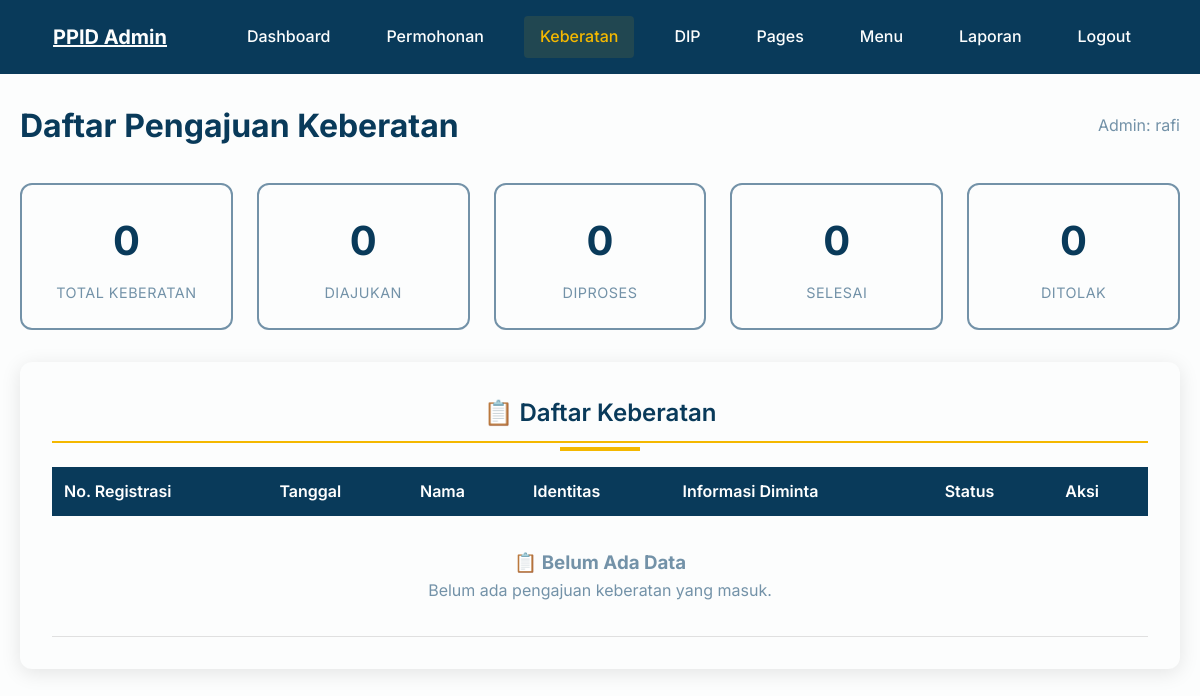
Page /admin/keberatan/index.php (signed in) on the earlier database version.
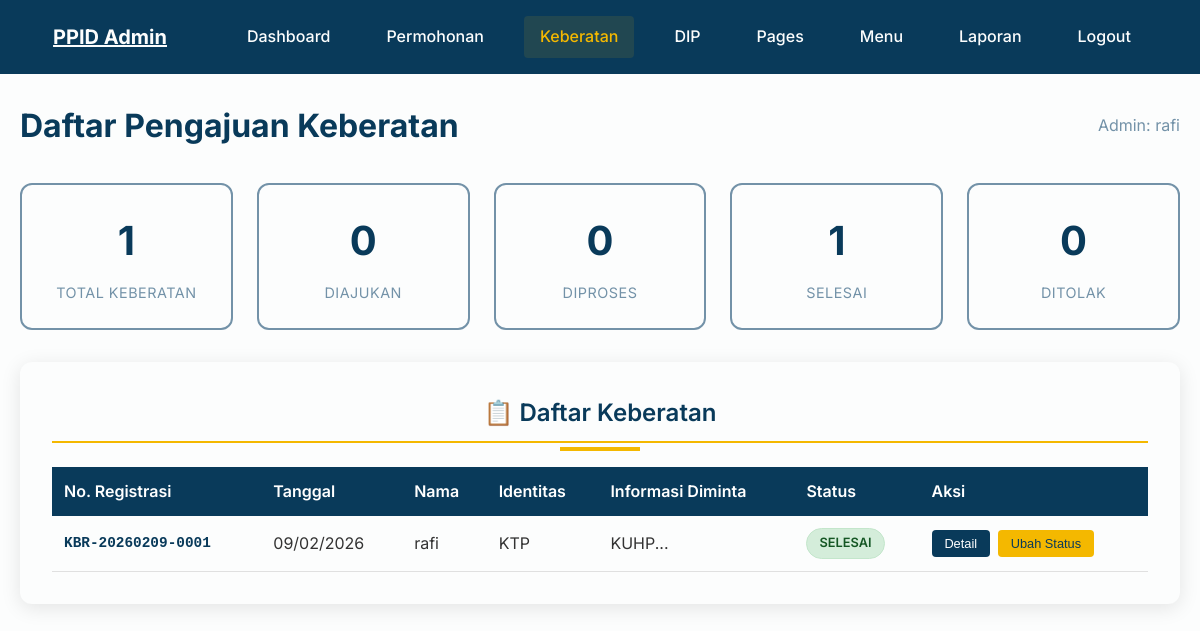
Same page on the later database version.
### tables this page shows
CREATE TABLE `keberatan` (
  `id` int(11) NOT NULL,
  `nomor_registrasi` varchar(50) NOT NULL,
  `nama_lengkap` varchar(150) NOT NULL,
  `identitas` varchar(50) NOT NULL,
  `no_identitas` varchar(100) NOT NULL,
  `scan_identitas` varchar(255) NOT NULL,
  `informasi_diminta` text NOT NULL,
  `alasan_pengajuan` text NOT NULL,
  `keterangan_tambahan` text DEFAULT NULL,
  `status` enum('diajukan','diproses','selesai','ditolak') DEFAULT 'diajukan',
  `putusan` text DEFAULT NULL,
  `tanggal_pengajuan` timestamp NOT NULL DEFAULT current_timestamp(),
  `tanggal_putusan` timestamp NULL DEFAULT NULL
);

### includes/keberatan_service.php (called while the page is built, shortened)
<?php
require_once __DIR__ . '/config.php';
function getAllKeberatan($limit = 50, $offset = 0) {
    global $conn;
    $stmt = $conn->prepare("
        SELECT id, nomor_registrasi, nama_lengkap, identitas, no_identitas,
               informasi_diminta, alasan_pengajuan, status, tanggal_pengajuan
        FROM keberatan
        ORDER BY tanggal_pengajuan DESC
        LIMIT ? OFFSET ?
    ");
    $stmt->bind_param("ii", $limit, $offset);
    $stmt->execute();
    return $stmt->get_result()->fetch_all(MYSQLI_ASSOC);
}
?>

### admin/keberatan/index.php (the view, shortened to what the changed rows need)
<?php
require_once '../../includes/config.php';
require_once '../../includes/keberatan_service.php';
$page = isset($_GET['page']) ? (int)$_GET['page'] : 1;
$limit = 20;
$offset = ($page - 1) * $limit;
$keberatanList = getAllKeberatan($limit, $offset);
$stmt = $conn->prepare("SELECT COUNT(*) as total FROM keberatan");
$stmt->execute();
$totalResult = $stmt->get_result();
$totalKeberatan = $totalResult->fetch_assoc()['total'];
?>
<!DOCTYPE html>
<html lang="id">
<head>
    <link rel="stylesheet" href="../../css/style.css">
</head>
<body class="admin-body admin-keberatan">
   <header class="header" id="header">
        <div class="container">
            <div class="header-content">
                <div class="logo">
                    <h2><a href="../dashboard.php" style="color: #FCFDFD;">PPID Admin</a></h2>
                </div>
            </div>
        </div>
    </header>
    <main class="admin-page">
        <div class="page-header">
            <h1 class="page-title">Daftar Pengajuan Keberatan</h1>
        </div>
        <div class="stats-grid">
            <?php
            $stats = [
                'total' => $totalKeberatan,
                'diajukan' => 0,
                'diproses' => 0,
                'selesai' => 0,
                'ditolak' => 0
            ];
            $stmt = $conn->prepare("SELECT status, COUNT(*) as count FROM keberatan GROUP BY status");
            $stmt->execute();
            $result = $stmt->get_result();
            while ($row = $result->fetch_assoc()) {
                $stats[$row['status']] = $row['count'];
            }
            ?>
            <div class="stat-card">
                <div class="stat-number"><?php echo $stats['total']; ?></div>
                <div class="stat-label">Total Keberatan</div>
            </div>
            <div class="stat-card">
                <div class="stat-number"><?php echo $stats['selesai']; ?></div>
                <div class="stat-label">Selesai</div>
            </div>
        </div>
        <div class="section-card">
            <h2 class="section-title">📋 Daftar Keberatan</h2>
            <div class="table-container">
                <table class="stats-table">
                    <thead>
                        <tr>
                            <th>No. Registrasi</th>
                            <th>Tanggal</th>
                            <th>Nama</th>
                            <th>Identitas</th>
                            <th>Informasi Diminta</th>
                            <th>Status</th>
                            <th>Aksi</th>
                        </tr>
                    </thead>
                    <tbody>
                        <?php if (!empty($keberatanList)): ?>
                            <?php foreach ($keberatanList as $keberatan): ?>
                                <tr>
                                    <td class="nomor-reg"><?php echo htmlspecialchars($keberatan['nomor_registrasi']); ?></td>
                                    <td><?php echo date('d/m/Y', strtotime($keberatan['tanggal_pengajuan'])); ?></td>
                                    <td><?php echo htmlspecialchars($keberatan['nama_lengkap']); ?></td>
                                    <td><?php echo htmlspecialchars($keberatan['identitas']); ?></td>
                                    <td><?php echo htmlspecialchars(substr($keberatan['informasi_diminta'], 0, 50)) . '...'; ?></td>
                                    <td>
                                        <span class="status-badge status-<?php echo $keberatan['status']; ?>">
                                            <?php
                                            $statusLabels = [
                                                'diajukan' => 'Diajukan',
                                                'diproses' => 'Diproses',
                                                'selesai' => 'Selesai',
                                                'ditolak' => 'Ditolak'
                                            ];
                                            echo $statusLabels[$keberatan['status']] ?? $keberatan['status'];
                                            ?>
                                        </span>
                                    </td>
                                    <td>
                                        <div class="action-buttons">
                                            <button type="button" class="btn-small btn-detail js-detail-keberatan" data-id="<?php echo (int)$keberatan['id']; ?>">
                                                Detail
                                            </button>
                                            <button type="button" class="btn-small btn-status js-status-keberatan" data-id="<?php echo (int)$keberatan['id']; ?>" data-status="<?php echo htmlspecialchars($keberatan['status'], ENT_QUOTES, 'UTF-8'); ?>">
                                                Ubah Status
                                            </button>
                                        </div>
                                    </td>
                                </tr>
                            <?php endforeach; ?>
                        <?php else: ?>
                            <tr>
                                <td colspan="7" style="text-align: center; padding: 2rem; color: #7392A8;">
                                    <h3>📋 Belum Ada Data</h3>
                                    <p>Belum ada pengajuan keberatan yang masuk.</p>
                                </td>
                            </tr>
                        <?php endif; ?>
                    </tbody>
                </table>
            </div>
        </div>
    </main>
</body>
</html>

Differences in the rows shown:
added keberatan: nomor_registrasi "KBR-20260209-0001", tanggal_pengajuan "09/02/2026", nama_lengkap "rafi", identitas "KTP", informasi_diminta "KUHP", status "SELESAI"
Other differences:
$stats['total']: "0" → "1"
$stats['selesai']: "0" → "1"
text no longer shown: "📋 Belum Ada Data Belum ada pengajuan keberatan yang masuk."
